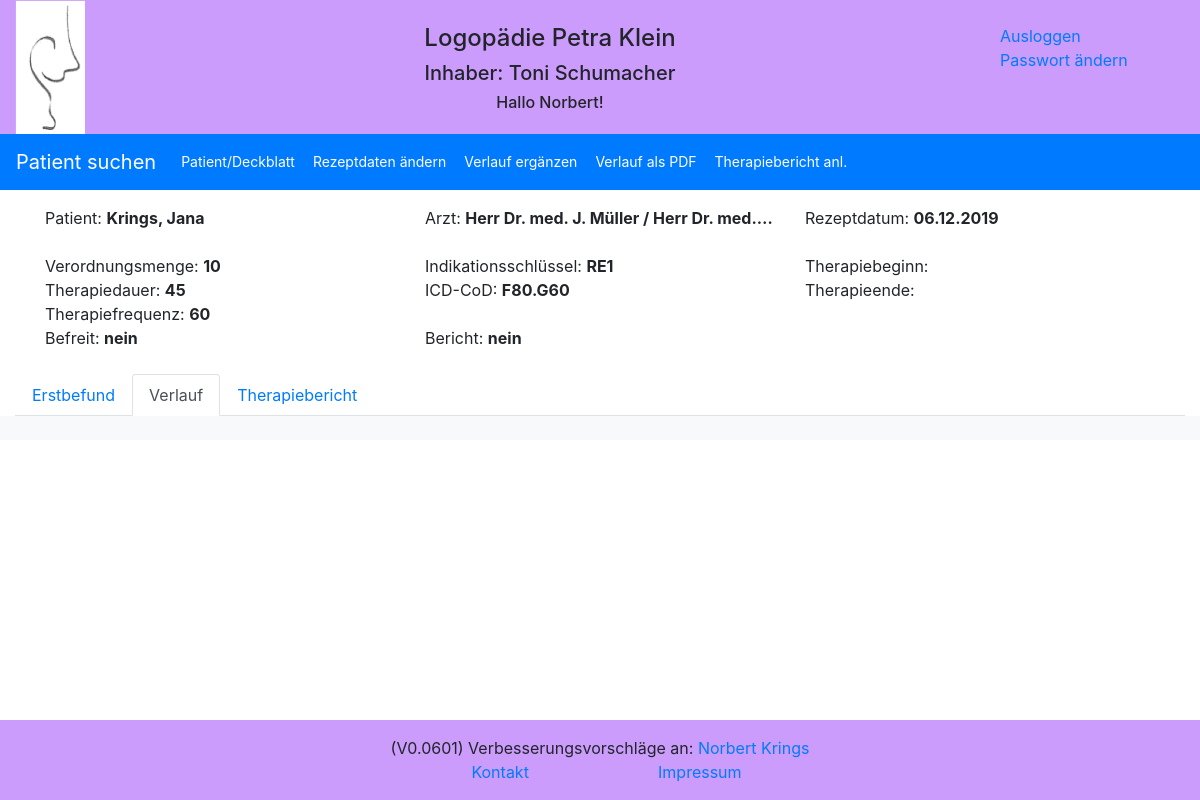
The app's page /reports/therapy/7/ (signed in), older data.
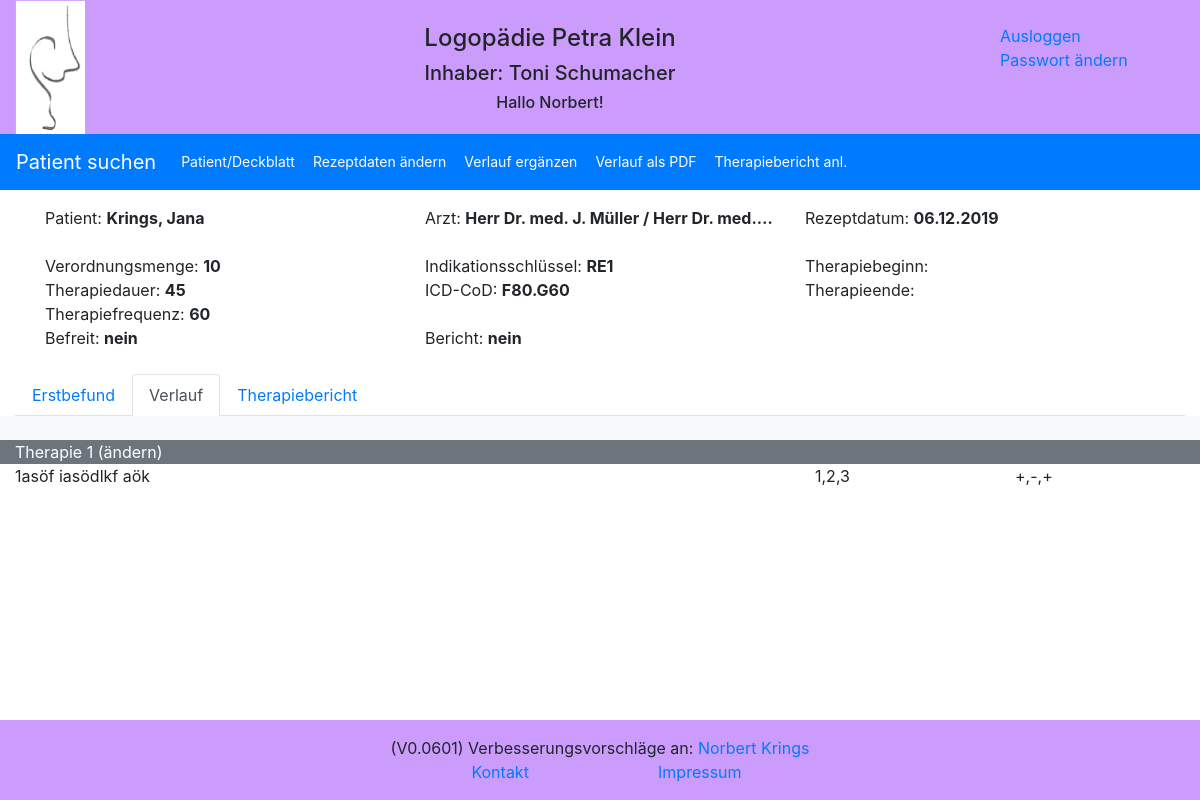
The same page, newer data.
### reports/models.py (models this page shows, shortened)
class Process_report(models.Model):
    process_treatment = models.IntegerField()
    process_content = models.CharField(max_length=255, blank=True, default='')
    process_exercises = models.CharField(max_length=50, blank=True, default='')
    process_results = models.CharField(max_length=50, blank=True, default='')
    process_content_2 = models.CharField(max_length=255, blank=True, default='')
    process_exercises_2 = models.CharField(max_length=50, blank=True, default='')
    process_results_2 = models.CharField(max_length=50, blank=True, default='')
    process_content_3 = models.CharField(max_length=255, blank=True, default='')
    process_exercises_3 = models.CharField(max_length=50, blank=True, default='')
    process_results_3 = models.CharField(max_length=50, blank=True, default='')
    therapy = models.ForeignKey(Therapy, on_delete=models.CASCADE)

### reports/views.py (the view)
# urls.py: path('therapy/<id>/', views.therapy, name='therapy'),
def therapy(request, id=id):
    therapy_result = Therapy.objects.get(id=id)
    patient_value = Patient.objects.get(id=str((therapy_result.patients_id)))
    process_report_value = Process_report.objects.filter(therapy_id=id).order_by('-process_treatment')
    if Therapy_report.objects.filter(therapy_id=id).exists():
        therapy_report_value = Therapy_report.objects.get(therapy_id=id)
    else:
        therapy_report_value = ''
    logger.info('therapy: Rezept mit der ID: ' + str(id) + ' aufgerufen')
    return render(request, 'reports/therapy_new.html', {'therapy': therapy_result,
                                                    'patient': patient_value,
                                                    'therapy_report': therapy_report_value,
                                                    'process_report': process_report_value})

### reports/models.py (called while the page is built)
    def __str__(self):
        return self.doctor_name1 + '; ' + self.doctor_city

### reports/templates/reports/therapy_new.html (shortened to what the changed rows need)
{% extends "base.html" %}
{% block extrahead %}
    {% load static %}
    <link rel="stylesheet" href="{% static 'reports/style_e2.css' %}">
{% endblock %}
{% block content %}
<content>
    <br>
    <div class="col">
        <div class="tab-content" id="myTabContent">
          <div class="tab-pane fade show active" id="verlauf" role="tabpanel" aria-labelledby="verlauf-tab">
              <div class="row bg-light">
                  <div class="col-sm-2">&nbsp;</div>
                  <div class="col-sm-10"></div>
              </div>
              {% for item in process_report %}
                  <div class="row bg-secondary">
                      <div class="col-sm text-white">Therapie {{ item.process_treatment }} <a class="text-white" href="{% url 'reports:edit_process_report' item.id %}">(ändern)</a></div>
                  </div>
                  <div class="row bg-white ">
                      <div class="col-sm-8">{{ item.process_content|linebreaks }}</div>
                      <div class="col-sm-2">{{ item.process_exercises }}</div>
                      <div class="col-sm-2">{{ item.process_results }}</div>
                  </div>
                  <div class="row bg-white ">
                      <div class="col-sm-8">{{ item.process_content_2|linebreaks }}</div>
                      <div class="col-sm-2">{{ item.process_exercises_2 }}</div>
                      <div class="col-sm-2">{{ item.process_results_2 }}</div>
                  </div>
                  <div class="row bg-white ">
                      <div class="col-sm-8">{{ item.process_content_3|linebreaks }}</div>
                      <div class="col-sm-2">{{ item.process_exercises_3 }}</div>
                      <div class="col-sm-2">{{ item.process_results_3 }}</div>
                  </div>
                  <div class="row bg-white">
                      <div class="col-sm-2">&nbsp;</div>
                      <div class="col-sm-10"></div>
                  </div>
              {% endfor %}
          </div>
        </div>
    </div>
</content>
{% endblock %}

Row changes from the older to the newer data that the page shows:
added Process_report: process_treatment "1", process_content "1asöf iasödlkf aök", process_exercises "1,2,3", process_results "+,-,+"
